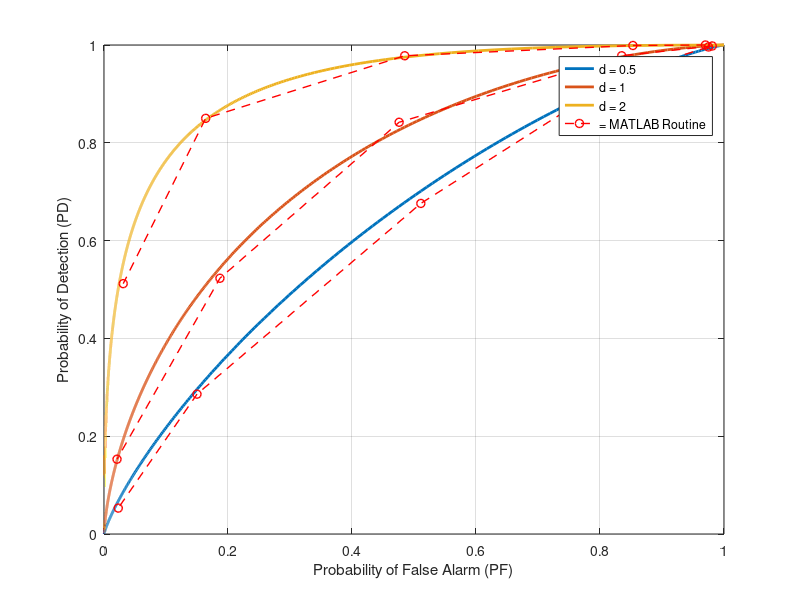

This figure's MATLAB source:
clc;
close all;
clear all;

seed = (16+16+16+16);
rng(seed, 'twister');
N = 1000;
mSigma = [0.5, 1, 2];
SNR = [-6, 0, 6];
sigma = 1;
mean = 0;
thresholds =  linspace(-2,2,5);
PD = zeros(length(mSigma),length(thresholds));
PF = zeros(length(mSigma),length(thresholds));


for k = 1:length(mSigma)
    for i = 1:N
        for j = 1:length(thresholds)
            n = normrnd(mean, sigma);
            m = mSigma(k)*sigma;
            threshold = thresholds(j);
            recievedSignal = m+n;
            H_0 = n;
            H_1 = recievedSignal;
            PD(k, j) = PD(k, j) + (H_1 >= threshold);
            PF(k, j) = PF(k, j) + (H_0 >= threshold);
        end
    end
end
PD = PD/N;
PF = PF/N;

eta = 0:0.01:100;

% Plot the ROC curve for Theoretical routine
for d = [0.5 1 2]
    Pf = 1 - normcdf(log(eta)/d + d/2,0,1);
    Pd = 1 - normcdf(log(eta)/d - d/2,0,1);
    plot(Pf,Pd,'LineWidth',2)
    hold on
    grid on
end
hold on
% Plot the ROC curve for MATLAB routine
for k = 1:length(mSigma)
    plot(PF(k,:), PD(k,:),'r--o','LineWidth',1);
    hold on;
end
xlabel('Probability of False Alarm (PF)');
ylabel('Probability of Detection (PD)');
legend('d = 0.5','d = 1','d = 2', '= MATLAB Routine');
